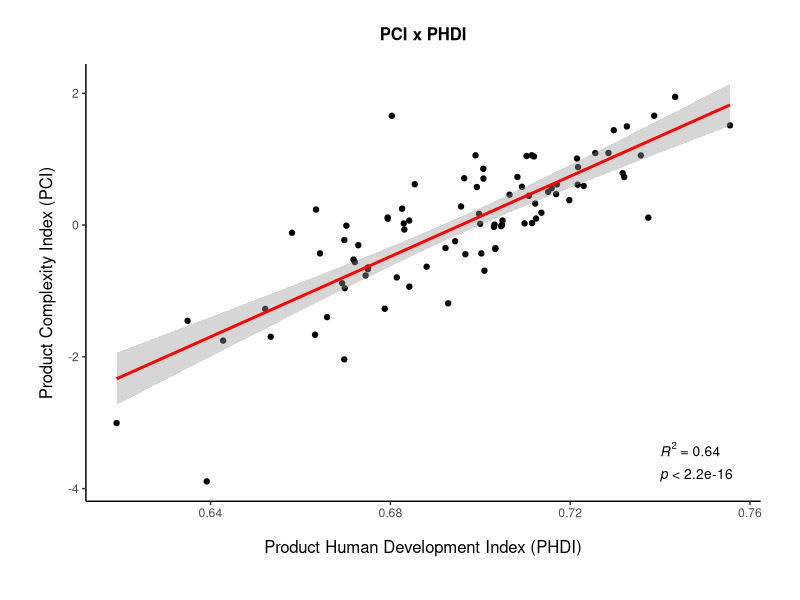
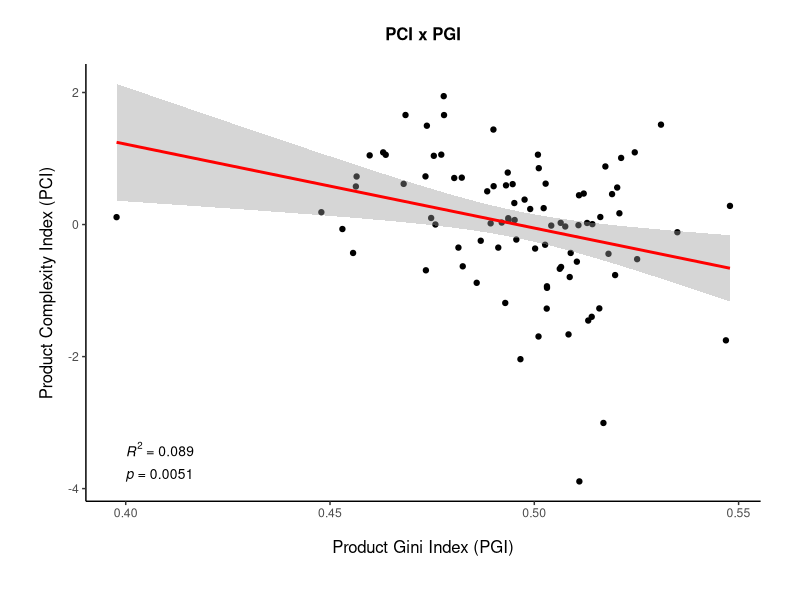
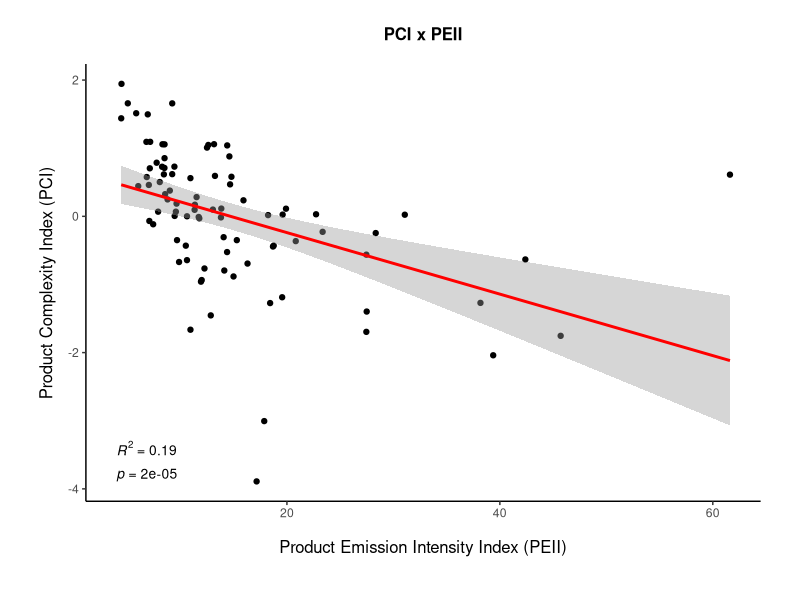
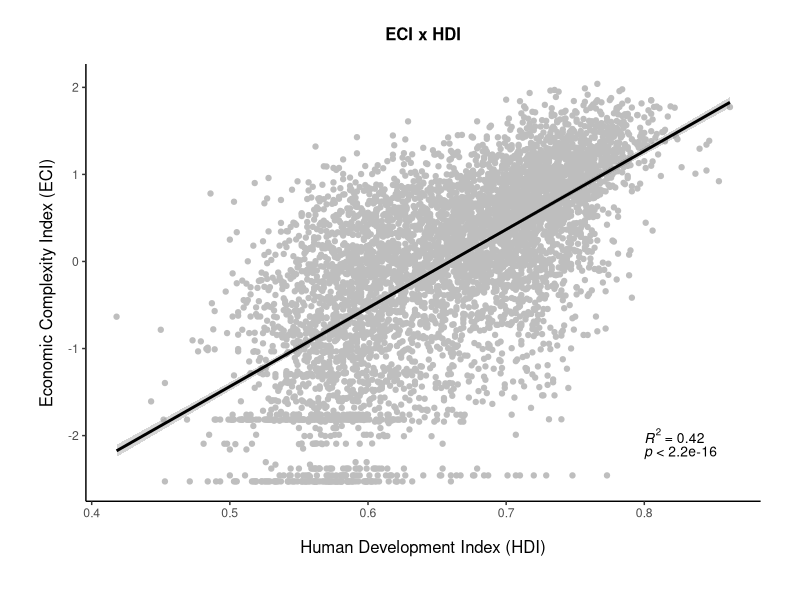
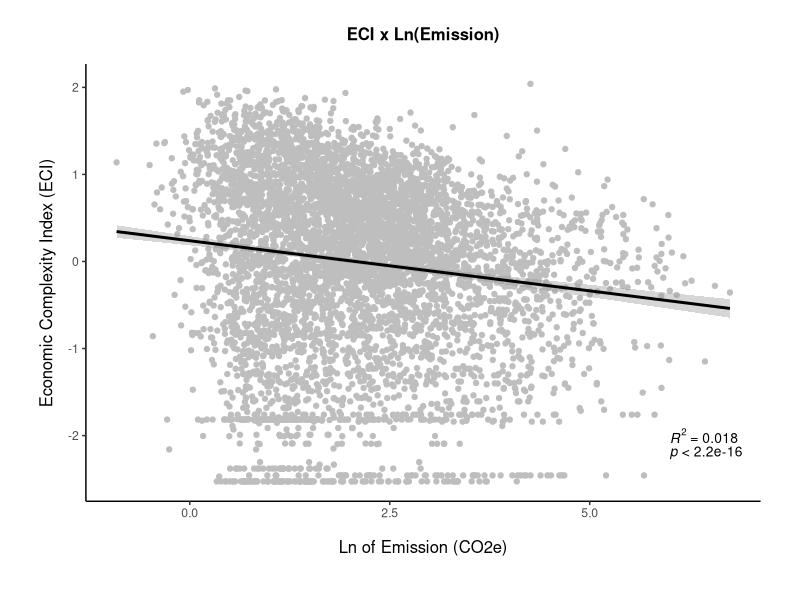
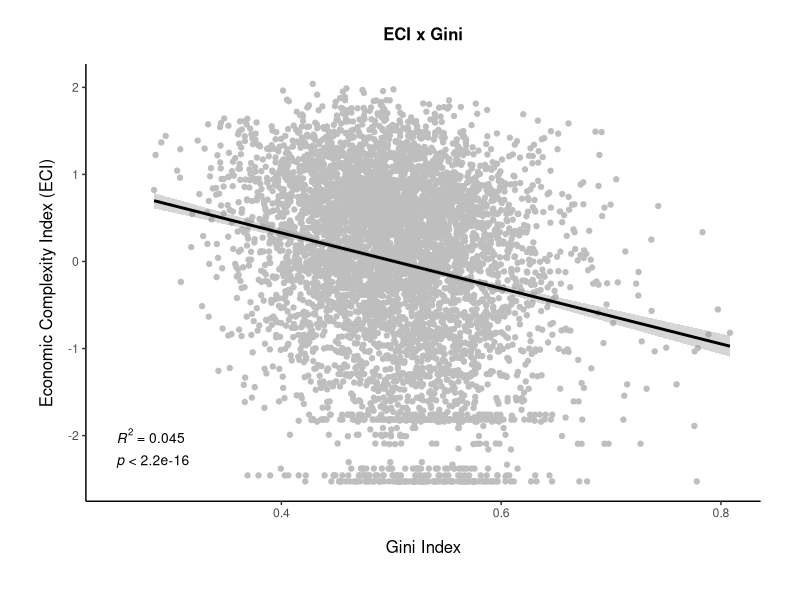

These figures' R source, in order:
# Avaliação dos Dados

# Definir o diretório
setwd('C:\\Users\\queir\\OneDrive\\Documents\\Mestrado\\Segundo Período\\MARU\\Trabalho Final\\ACP_atividades_mun')

# Carregar pacotes
library(openxlsx)
library(reshape2)
library(dplyr)
library(readstata13)
library(foreign)
library(haven)
library(tidyr)
library(tidyverse)
library(ggplot2)
library(ggpubr)

# Aqui plotaremos alguns gráficos para avaliar a correlação (e não a causalidade)
# entre os indicadores de complexidade e os demais. Faremos para os produtos
# (atividades CNAE) e para os municípios.

# Para as atividades:

# Carregar a base
tab_products <- read.xlsx('Products_index.xlsx')

# Gráfico PCI x PHDI  
tiff('PCIxPHDI.png', units="in", width=8, height=6, res=300)
ggplot(tab_products, aes(x=PHDI, y=PCI)) +
  geom_point(color='black')+
  geom_smooth(method=lm, color='red', formula = y ~ x) +
  xlab('Product Human Development Index (PHDI)') +
  ylab('Product Complexity Index (PCI)') +
  ggtitle('PCI x PHDI') +
  theme_classic() +
  theme(
    axis.title.x = element_text(color='black', size=12, vjust=-3),
    axis.title.y = element_text(color='black', size=12, vjust=3),
    plot.title = element_text(color='black', size=12, 
                              face='bold', hjust = 0.5,vjust=4),
    plot.margin=unit(c(1,1,1.5,1.2),"cm")) +
  stat_cor(aes(label = paste(..rr.label..)),
           size = 3.5, label.x = 0.74, label.y = -3.4) +
  stat_cor(aes(label = paste(..p.label..)),
           size = 3.5, label.x = 0.74, label.y = -3.8) 
dev.off()

# Gráfico PCI x PGI
tiff('PCIxPGI.png', units="in", width=8, height=6, res=300)
ggplot(tab_products, aes(x=PGI, y=PCI)) +
  geom_point(color='black')+
  geom_smooth(method=lm, color='red', formula = y ~ x) +
  xlab('Product Gini Index (PGI)') +
  ylab('Product Complexity Index (PCI)') +
  ggtitle('PCI x PGI') +
  theme_classic() +
  theme(
    axis.title.x = element_text(color='black', size=12, vjust=-3),
    axis.title.y = element_text(color='black', size=12, vjust=3),
    plot.title = element_text(color='black', size=12, 
                              face='bold', hjust = 0.5,vjust=4),
    plot.margin=unit(c(1,1,1.5,1.2),"cm")) +
  stat_cor(aes(label = paste(..rr.label..)),
           size = 3.5, label.x = 0.4, label.y = -3.4) +
  stat_cor(aes(label = paste(..p.label..)),
           size = 3.5, label.x = 0.4, label.y = -3.8) 
dev.off()

# Gráfico PCI x PEII
tiff('PCIxPEII.png', units="in", width=8, height=6, res=300)
ggplot(tab_products, aes(x=PEII, y=PCI)) +
  geom_point(color='black')+
  geom_smooth(method=lm, color='red', formula = y ~ x) +
  xlab('Product Emission Intensity Index (PEII)') +
  ylab('Product Complexity Index (PCI)') +
  ggtitle('PCI x PEII') +
  theme_classic() +
  theme(
    axis.title.x = element_text(color='black', size=12, vjust=-3),
    axis.title.y = element_text(color='black', size=12, vjust=3),
    plot.title = element_text(color='black', size=12, 
                              face='bold', hjust = 0.5,vjust=4),
    plot.margin=unit(c(1,1,1.5,1.2),"cm")) +
  stat_cor(aes(label = paste(..rr.label..)),
           size = 3.5, label.x = 4, label.y = -3.4) +
  stat_cor(aes(label = paste(..p.label..)),
           size = 3.5, label.x = 4, label.y = -3.8) 
dev.off()

# Para os Municípios:

# Carregar a base:
tab_mun <- read.xlsx('Muns_index.xlsx')

# Gráfico ECI x HDI
tiff('ECIxHDI.png', units="in", width=8, height=6, res=300)
ggplot(tab_mun, aes(x=IDH, y=ECI)) +
  geom_point(color='gray')+
  geom_smooth(method=lm, color='black', formula = y ~ x) +
  xlab('Human Development Index (HDI)') +
  ylab('Economic Complexity Index (ECI)') +
  ggtitle('ECI x HDI') +
  theme_classic() +
  theme(
    axis.title.x = element_text(color='black', size=12, vjust=-3),
    axis.title.y = element_text(color='black', size=12, vjust=3),
    plot.title = element_text(color='black', size=12, 
                              face='bold', hjust = 0.5,vjust=4),
    plot.margin=unit(c(1,1,1.5,1.2),"cm")) +
  stat_cor(aes(label = paste(..rr.label..)),
           size = 3.5, label.x = 0.8, label.y = -2) +
  stat_cor(aes(label = paste(..p.label..)),
           size = 3.5, label.x = 0.8, label.y = -2.2) 
dev.off()

# Gráfico ECI x Ln(Emission)
Emission_ln <- tab_mun %>% 
  mutate(ln_emission = log(E_pc)) 

tiff('ECIxEmission.png', units="in", width=8, height=6, res=300)
ggplot(Emission_ln, aes(x=ln_emission, y=ECI)) +
  geom_point(color='gray')+
  geom_smooth(method=lm, color='black', formula = y ~ x) +
  xlab('Ln of Emission (CO2e)') +
  ylab('Economic Complexity Index (ECI)') +
  ggtitle('ECI x Ln(Emission)') +
  theme_classic() +
  theme(
    axis.title.x = element_text(color='black', size=12, vjust=-3),
    axis.title.y = element_text(color='black', size=12, vjust=3),
    plot.title = element_text(color='black', size=12, 
                              face='bold', hjust = 0.5,vjust=4),
    plot.margin=unit(c(1,1,1.5,1.2),"cm")) +
  stat_cor(aes(label = paste(..rr.label..)),
           size = 3.5, label.x = 6, label.y = -2) +
  stat_cor(aes(label = paste(..p.label..)),
           size = 3.5, label.x = 6, label.y = -2.2) 
dev.off()

# Gráfico ECI x Gini
tiff('ECIxGINI.png', units="in", width=8, height=6, res=300)
ggplot(tab_mun, aes(x=GINI, y=ECI)) +
  geom_point(color='gray')+
  geom_smooth(method=lm, color='black', formula = y ~ x) +
  xlab('Gini Index') +
  ylab('Economic Complexity Index (ECI)') +
  ggtitle('ECI x Gini') +
  theme_classic() +
  theme(
    axis.title.x = element_text(color='black', size=12, vjust=-3),
    axis.title.y = element_text(color='black', size=12, vjust=3),
    plot.title = element_text(color='black', size=12, 
                              face='bold', hjust = 0.5,vjust=4),
    plot.margin=unit(c(1,1,1.5,1.2),"cm")) +
  stat_cor(aes(label = paste(..rr.label..)),
           size = 3.5, label.x = 0.25, label.y = -2) +
  stat_cor(aes(label = paste(..p.label..)),
           size = 3.5, label.x = 0.25, label.y = -2.3) 
dev.off()
